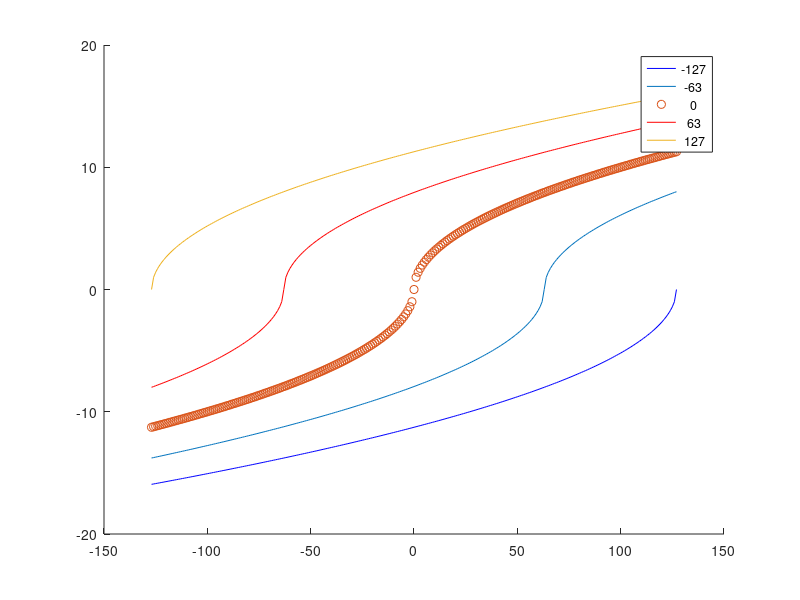

This figure's MATLAB source:
%% sqrt2DPlot.m
% Plots 5 graphs of simulated inputs
% Author: Len Pieroni

clear;
clc;

lStick = -127:127;
rStick = [-127; -63; 0; 63; 127];

inputs = lStick + rStick;

mtrPwr = sqrt(abs(inputs)) .* sign(inputs);

plotFormat = ["b-o", "r-x", "g-+", "c-d", "m-*"];

hold on;
for iPlotCt = 1:5
    plot(lStick, mtrPwr(iPlotCt, :), plotFormat(iPlotCt));
end
legend(num2str(rStick));